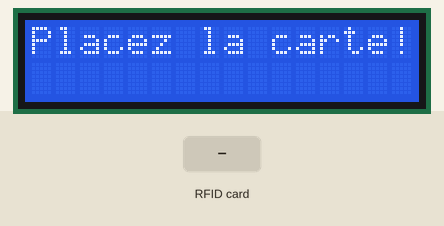
Recording of a sketch running on a simulated ESP8266 (NodeMCU). On the bench: 16×2 character LCD. The test bench sets the inputs (shaded band). WiFi joins after 1.5 s; servers stay silent unless stated; uploads are accepted with an empty reply; the local clock reads 2024-03-15 10:24:30 at power-on unless the sketch sets it; what the sketch prints to the serial monitor is not drawn.

Above: at 2.8 s.
2.9 s: RFID card 5E 7A 19 C4 held to the reader
At 4.1 s:
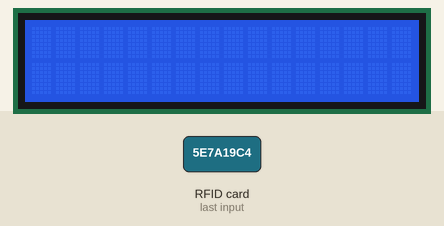
Timing chart, 0 to 5.9 s (numbered marks = the images above; inputs shaded):
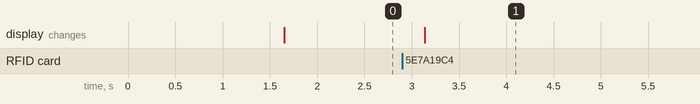

The sketch:

viewsi.ino
```cpp
#include <Wire.h>
#include <ESP8266WiFi.h>
#include <LiquidCrystal_I2C.h>
#include <SPI.h>
#include <ESP8266HTTPClient.h>
#include <ArduinoJson.h>
#include <MFRC522.h>
#include <time.h>

#define SS_PIN 2
#define RST_PIN 0

MFRC522 rfid(SS_PIN, RST_PIN);
LiquidCrystal_I2C lcd(0x27, 16, 2);
const char* serverName = "http://192.168.43.92:8000/check_rfid/";

void setup() {
  Serial.begin(115200);
  SPI.begin();
  rfid.PCD_Init();
  lcd.init();
  lcd.backlight();

  WiFi.begin("Armand", "mecanique");
  while (WiFi.status() != WL_CONNECTED) {
    delay(500);
    Serial.print(".");
  }
  Serial.println("Connected to WiFi");
  lcd.clear();
  lcd.setCursor(0, 0);
  lcd.print("Wifi connected!");

  // Configurer le fuseau horaire
  configTime(0, 0, "pool.ntp.org", "time.nist.gov");
  setenv("TZ", "CAT-2", 1); // Fuseau horaire de l'Afrique centrale
  tzset();

  lcd.clear();
  lcd.setCursor(0, 0);
  lcd.print("Placez la carte!");
}

void loop() {
  if (!rfid.PICC_IsNewCardPresent() || !rfid.PICC_ReadCardSerial()) {
    delay(50);
    return;
  }

  String cardId = "";
  for (byte i = 0; i < rfid.uid.size; i++) {
    cardId += String(rfid.uid.uidByte[i]<0x10? "0":"");
    cardId += String(rfid.uid.uidByte[i], HEX);
  }
  cardId.toUpperCase();

  //lcd.clear();
  //lcd.setCursor(0, 0);
  //lcd.print("Card ID:");
  //lcd.setCursor(0, 1);
  //lcd.print(cardId);
  Serial.println(cardId);

  //delay(1000);

      if (WiFi.status() == WL_CONNECTED) {
        WiFiClient client;
        HTTPClient http;
        Serial.println("Sending HTTP request..."); // Message de débogage

        http.begin(client, serverName); // Utiliser la nouvelle signature de begin
        http.addHeader("Content-Type", "application/x-www-form-urlencoded");
        String postData = "cardId=" + cardId;

        int httpResponseCode = http.POST(postData);

        if (httpResponseCode > 0) {
          String response = http.getString();
          Serial.println(httpResponseCode);
          Serial.println(response);

          DynamicJsonDocument doc(1024);
          deserializeJson(doc, response);

          const char* status = doc["status"];
          const char* message = doc["message"];
          const char* name = doc["student_name"];

          lcd.clear();
          lcd.setCursor(0, 0);
          lcd.print(status);
          lcd.setCursor(0, 1);
          lcd.print(name);

          if (strcmp(status, "authorized") == 0) {
            digitalWrite(LED_BUILTIN, LOW); // Lampe verte allumée
            Serial.println("allowed");
            //lcd.clear();
            //lcd.setCursor(0, 0);
            //lcd.print("allowed");

          } else {
            digitalWrite(LED_BUILTIN, HIGH); // Lampe rouge allumée
            Serial.println("not allowed");
            //lcd.clear();
            //lcd.setCursor(0, 0);
            //lcd.print("not allowed");
          }

        } else {
          Serial.print("Error on sending POST: ");
          Serial.println(httpResponseCode);
          lcd.clear();
          lcd.setCursor(0, 0);
          lcd.print("Error...");
        }

        http.end();
      } else {
        Serial.println("WiFi not connected");
        lcd.clear();
        lcd.setCursor(0, 0);
        lcd.print("Connexion lost!");
      }

      delay(3000);
}
```

Measured:
- after the input at 2.9 s, the display: changes after 0.24 s (image 1)
